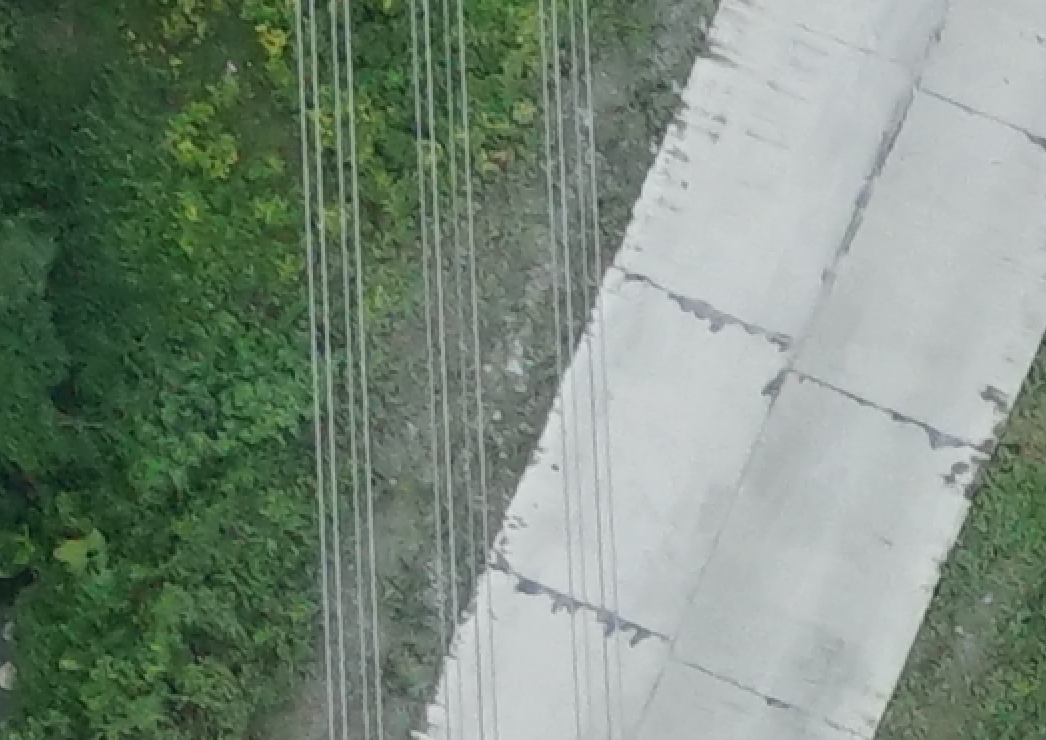
%> input picture test18.png, 1046 x 740 px
$ octave imgFiting.m   (GNU Octave 9; MATLAB toolbox functions it lacks are replaced by stand-ins)
%> lines starting %> are read from the running program, lines starting %| are printed output that depends on the picture; in (x1, y1, x2, y2) boxes, pixels count from 0 and x2, y2 are one past the last pixel; in counts of white or black regions, pixels touching at a corner belong together; the program's own positions count from 1
### alinecoding.m
%im：输入边缘图像     minlength：输入最小长度
%通过寻找边缘中的三叉交点和端点跟踪边缘，并将每一个连续的边缘存入edgelist中，edgeim存入边缘标号图像
function [edgelist,edgeim,codeimg,dirlist,labelim] = alinecoding(im,minlength,~)

    global EDGEIM;      % Some global variables to avoid passing (and
                        % copying) of arguments, this improves speed.
    global ROWS;
    global COLS;
    global RJ;
    global CJ;

    EDGEIM = im ~= 0;                     % make sure image is binary.
    EDGEIM = bwmorph(EDGEIM,'clean');     % Remove isolated pixels
    EDGEIM = bwmorph(EDGEIM,'skel',Inf);  % and make sure edges are thinned. I
                                          % think using 'skel' is better than 'thin'

    % Find endings and junctions in edge data
    [RJ, CJ, re, ce] = findendsjunctions(EDGEIM,1);

    EDGEIM = double(EDGEIM);   % Convert to double to allow the use of -ve labelings
    [ROWS, COLS] = size(EDGEIM);
    edgeNo = 0;

    % Perform raster scan through image looking for edge points.  When a
    % point is found trackedge is called to find the rest of the edge
    % points.  As it finds the points the edge image pixels are labeled
    % with the -ve of their edge No
    codeimg=zeros(ROWS, COLS);
    labelim=zeros(ROWS, COLS);
    lim=zeros(ROWS, COLS);
    dirlist={};
    No=0;
    for r = 1:ROWS
        for c = 1:COLS
            if EDGEIM(r,c) == 1
                edgepoints = trackedge(r,c, edgeNo);
             % [4 lines of commented-out code are left out]
                if length(edgepoints)>6
                    edgeNo = edgeNo + 1;
                    edgelist{edgeNo} = edgepoints;
                    % DWL增加
                    [ss,dir]=edgecoding(edgepoints,6);
                    if sum(dir)>0
%                        codeimg((edgepoints(:,2)-1)*ROWS+edgepoints(:,1))=dir;
                       [LL,numL]=bwlabel(dir>0,4);
                       for j=1:numL
                           bb=edgepoints(LL==j,:);
                           if length(bb)> minlength
                              No=No+1;
                              dirlist{No}=bb;
                              labelim((bb(:,2)-1)*ROWS+bb(:,1))=No;
                           end
                       end
                    end
                end
            end
        end
    end

    edgeim = -EDGEIM;  % Finally negate image to make edge encodings +ve.

%     figure
%     imshow(codeimg./255);
     % Eliminate isolated edges and spurs that are below the minimum length

%     if nargin >= 2 && ~isempty(minlength)
%         edgelist = cleanedgelist(edgelist, minlength);
%
%     else  % Call cleanedgelist with 0 minlength anyway to fix spurrious nodes
%           % that may exist due to problem with EDGELINK at points where
%           % junctions are adjacent.
%         edgelist = cleanedgelist(edgelist, 0);
%     end
%
%
%     % If subpixel edge locations are supplied upgrade the integer precision
%     % edgelists that were constructed with data from 'location'.
%     if nargin == 3
%         for I = 1:length(edgelist)
%             ind = sub2ind(size(im),edgelist{I}(:,1),edgelist{I}(:,2));
%             edgelist{I}(:,1) = real(location(ind))';
%             edgelist{I}(:,2) = imag(location(ind))';
%         end
%     end


%----------------------------------------------------------------------
% TRACKEDGE
%
% Function to track all the edge points associated with a start point.  From a
% given starting point it tracks in one direction, storing the coords of the
% edge points in an array and labelling the pixels in the edge image with the
% -ve of their edge number. This continues until no more connected points are
% found, or a junction point is encountered.  At this point the function returns
% to the start point and tracks in the opposite direction.
%
% Usage:   edgepoints = trackedge(rstart, cstart, edgeNo)
%
% Arguments:   rstart, cstart   - row and column No of starting point
%              edgeNo           - the current edge number
%              minlength        - minimum length of edge to accept
%
% Returns:     edgepoints       - Nx2 array of row and col values for
%                                 each edge point.

% [67 lines left out: function trackedge, not called in this run]


%----------------------------------------------------------------------
%
% NEXTPOINT
%
% Function finds a point that is 8 connected to an existing edge point
%

% [113 lines left out: function nextpoint, not called in this run]


%------------------------------------------------------------------------
% Function to test whether a location in the image is a junction point.
% Note that for speed this code has been hard wired into NEXTPOINT.

% [5 lines left out: function isjunction, not called in this run]

%------------------------------------------------------------------------
% Function to get the values of the 8 neighbouring pixels surrounding a point
% of interest.  The values are ordered from the top-left point going
% anti-clockwise around the pixel.
% [20 lines left out: function neighbours, not called in this run]


### findendsjunctions.m
function [rj, cj, re, ce] = findendsjunctions(edgeim, disp)

    if nargin == 1
	disp = 0;
    end

    % Ensure edge/line image really is thinnned otherwise tests for junctions
    % and endings may fail.
    b = bwmorph(edgeim,'skel',Inf);

    % Set up look up table to find junctions.  To do this we use the function
    % defined at the end of this file to test that the centre pixel within a 3x3
    % neighbourhood is a junction.
    lut = makelut(@junction, 3);
    junctions = applylut(b, lut);
    [rj,cj] = find(junctions);

    % Set up a look up table to find endings.
    lut = makelut(@ending, 3);
    ends = applylut(b, lut);
    [re,ce] = find(ends);

%     if disp
% 	imshow(edgeim,1), hold on
% 	plot(cj,rj,'r+')
% 	plot(ce,re,'g+')
%     end

%----------------------------------------------------------------------
% Function to test whether the centre pixel within a 3x3 neighbourhood is a
% junction. The centre pixel must be set and the number of transitions/crossings
% between 0 and 1 as one traverses the perimeter of the 3x3 region must be 6 or
% 8.
%
% Pixels in the 3x3 region are numbered as follows
%
%       1 4 7
%       2 5 8
%       3 6 9

function b = junction(x)

    a = [x(1) x(2) x(3) x(6) x(9) x(8) x(7) x(4)];
    b = [x(2) x(3) x(6) x(9) x(8) x(7) x(4) x(1)];
    crossings = sum(abs(a-b));

    b = x(5) && crossings >= 6;

%----------------------------------------------------------------------
% Function to test whether the centre pixel within a 3x3 neighbourhood is an
% ending. The centre pixel must be set and the number of transitions/crossings
% between 0 and 1 as one traverses the perimeter of the 3x3 region must be 2.
%
% Pixels in the 3x3 region are numbered as follows
%
%       1 4 7
%       2 5 8
%       3 6 9

function b = ending(x)
    a = [x(1) x(2) x(3) x(6) x(9) x(8) x(7) x(4)];
    b = [x(2) x(3) x(6) x(9) x(8) x(7) x(4) x(1)];
    crossings = sum(abs(a-b));

    b = x(5) && crossings == 2;


### imgFiting.m
clear all
close all
warning off


name = 'test18.png';

im=imread(name);
%> im is the input picture: size 740x1046x3 uint8; mean R, G, B 123.1, 138.6, 124.8
lineT=10;
M = 480;
N = 720;
win=31;
Msize=fix(win/2);

% function [result2]=imgFiting(nameJpg,lineT,M,N,Msize)
% im=imread(nameJpg);


%% 旋转图像
% M = 480;
% N = 720;
% im = imrotate(im,90);

im = imresize(im,[M,N]);
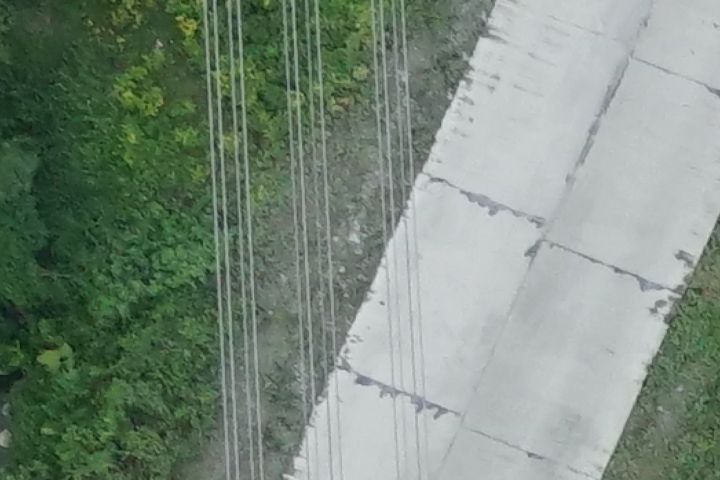
%> im: size 480x720x3 uint8; mean R, G, B 123.1, 138.6, 124.8

%% 开始计时
% [14 lines of commented-out code are left out]

Img=im(:,:,3);
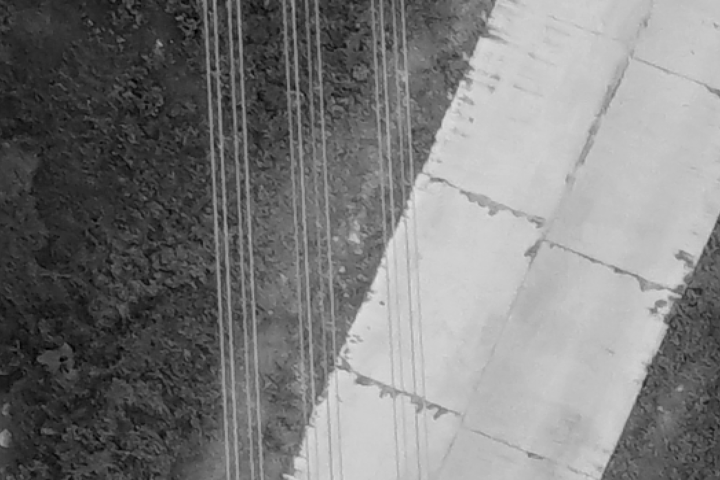
%> Img: size 480x720 uint8; min 0, max 225, mean 124.8
% [14 lines of commented-out code are left out]
%% canny算法
bw = edge(Img,'canny',0.25);
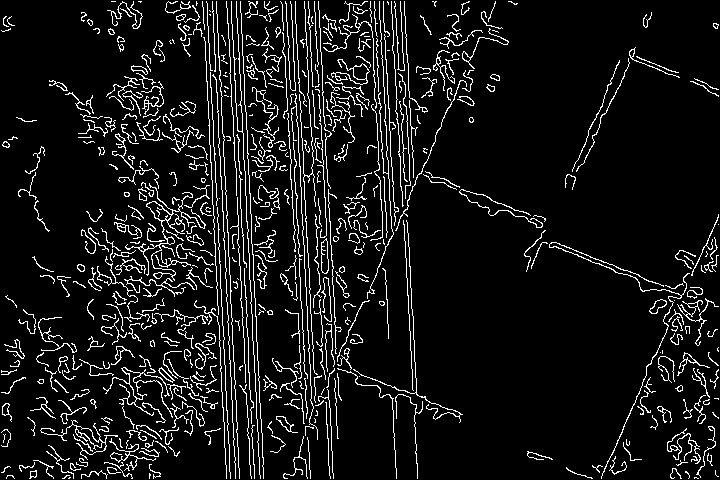
%> bw: size 480x720 logical; 8.6% white in thin lines or dots

figure('Name','边缘检测'),imshow(bw);

% [21 lines of commented-out code are left out]


%% alinecoding算法
% tic
bw1=zeros(M+2*Msize,N+2*Msize);
bw1(Msize+1:M+Msize,Msize+1:N+Msize)=bw;
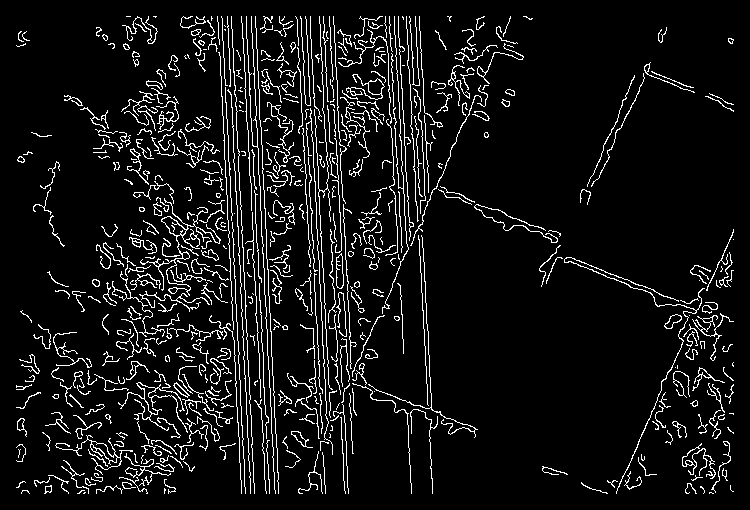
%> bw1: size 510x750 double; values 0 (black) and 1 (white), 7.8% white in thin lines or dots, all inside (x1, y1, x2, y2) = (16, 16, 734, 494)
[edgelist,edgeim,codeimg,dirlist,labelim] = alinecoding(bw1,lineT);
%> in findendsjunctions, `b = bwmorph(edgeim,'skel',Inf);`:
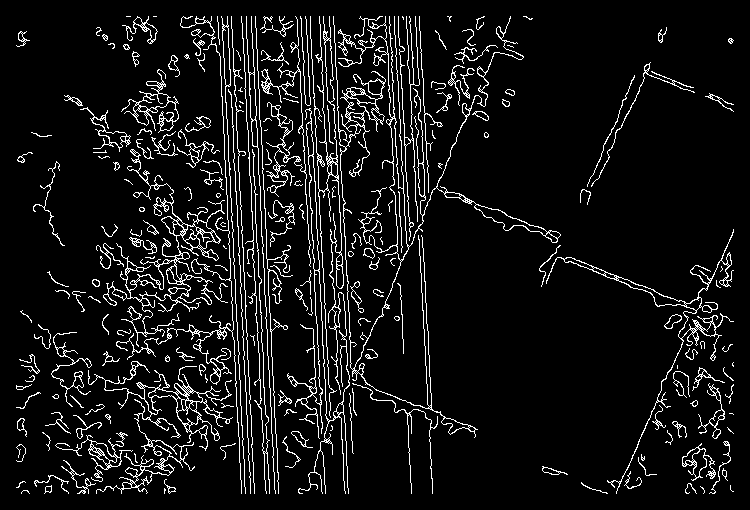
%> b: size 510x750 logical; 7.9% white in thin lines or dots, all inside (x1, y1, x2, y2) = (16, 16, 734, 494)
%> in findendsjunctions, `junctions = applylut(b, lut);`:
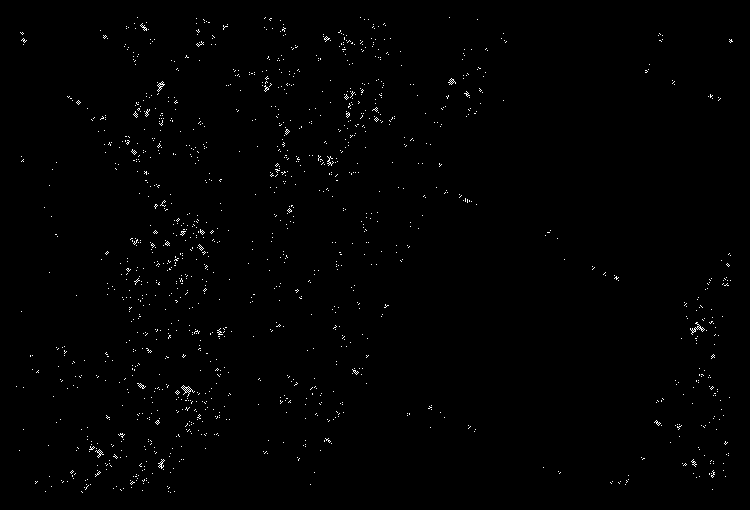
%> junctions: size 510x750 double; values 0 (black) and 1 (white), 0.7% white in thin lines or dots, all inside (x1, y1, x2, y2) = (16, 17, 733, 493)
%> in findendsjunctions, `[rj,cj] = find(junctions);`: rj = 2687 values from 18 to 493; cj = 2687 values from 17 to 733
%> in findendsjunctions, `ends = applylut(b, lut);`:
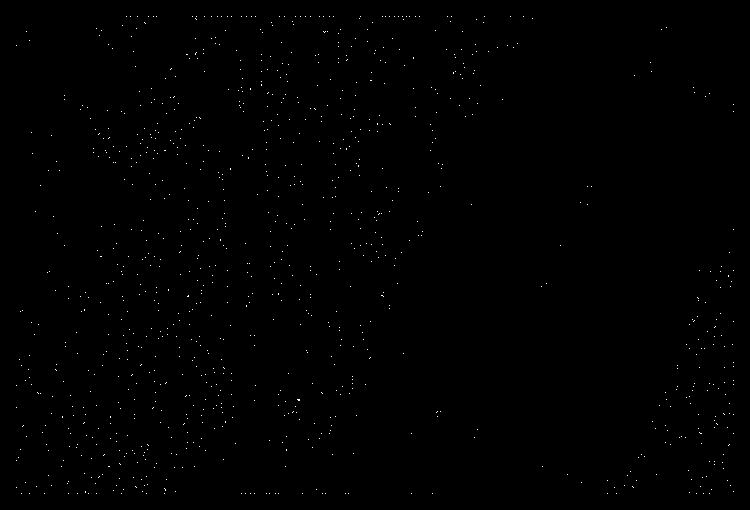
%> ends: size 510x750 double; values 0 (black) and 1 (white), 0.29% white in thin lines or dots, all inside (x1, y1, x2, y2) = (16, 16, 734, 494)
%> in findendsjunctions, `[re,ce] = find(ends);`: re = 1101 values from 17 to 494; ce = 1101 values from 17 to 734
%> in alinecoding, `[RJ, CJ, re, ce] = findendsjunctions(EDGEIM,1);`: RJ = 2687 values, max 493 at index 116, min 18 at index 432, mean 251.3; CJ = 2687 values from 17 to 733; re = 1101 values, max 494 at index 11, min 17 at index 191, mean 263.3; ce = 1101 values from 17 to 734
% [16 lines of commented-out code are left out]

%% 灰度图扩充边界
img = zeros(M+2*Msize,N+2*Msize);
for i = 1:M
    for j=1:N
        img(Msize+i,Msize+j) = Img(i,j);
    end
end

% [8 lines of commented-out code are left out]


%% 获取颜色梯度信息,并滤波
[dirlistG1,gradsX,gradsY] = gradsDetection(dirlist,img,M,N,Msize);
%% 获取斜率信息，并滤波
[dirlistS1,slope,flag] = slopeDetection(dirlistG1,img,M,N,Msize);
% 直线连接
[Llist,Lnum,slopeT]=lineConnection(dirlistS1,slope,img,M,N,Msize,lineT,flag);
%
% %获取颜色梯度
[LlistG,grads]=gradsDetection2(Llist,img,M,N,Msize);

% 拟合直线
[result] = fitLine(LlistG,grads,M,N,Msize,flag);
% toc
result2 = zeros(length(result),3);
for m = 1:length(result)
    result2(m,1) = result(m,1)-Msize-1;
    result2(m,2) = result(m,2)-result(m,1);
    result2(m,3) = result(m,4);
end

%% 画出拟合直线
imgResult = Img;
for m = 1:length(result2)
    b = result2(m,1)-tan(result2(m,3))*(M/2+Msize);
    for xx = 1:M
        y = round(xx*tan(result2(m,3))+b);
        if y >=1 && y < N-result2(m,2)
            for yy = y:y+result2(m,2)
                imgResult(xx,yy) = 255;
            end
        end
    end
end
figure('Name','直线拟合'),imshow(uint8(imgResult));


% [15 lines of commented-out code are left out]

$ run again, with test01.png copied over test18.png
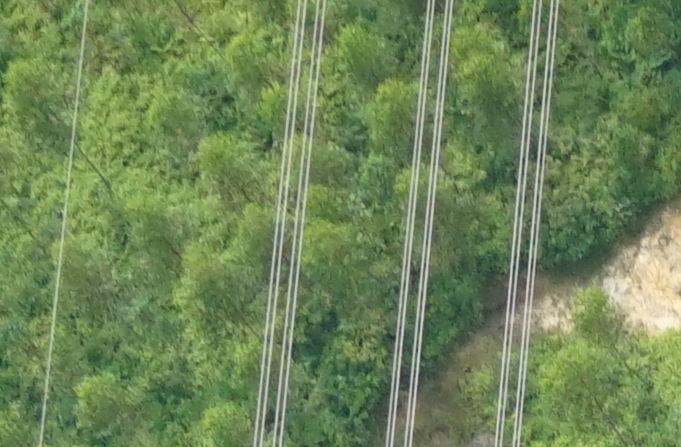
%> input picture test01.png, 1362 x 894 px (shown at 1/2 size)
%> im is the input picture: size 894x1362x3 uint8; mean R, G, B 110.3, 133.3, 87.4
%> im: size 480x720x3 uint8
%> `bw = edge(Img,'canny',0.25);`:
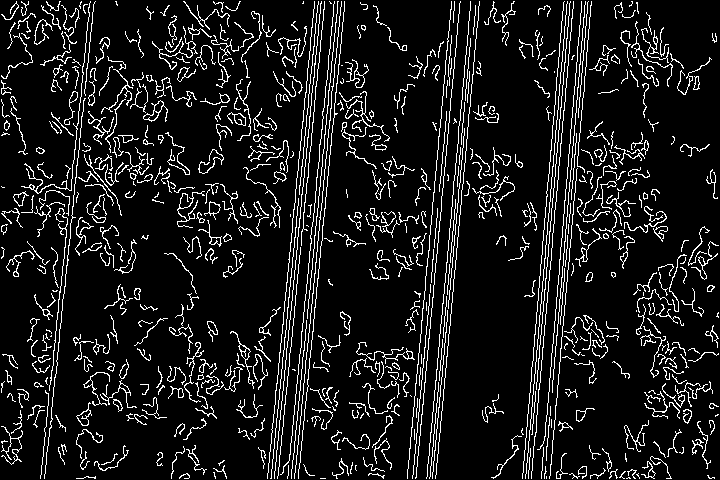
%> bw: size 480x720 logical; 10.2% white in thin lines or dots
%> bw1: size 510x750 double; values 0 (black) and 1 (white), 9.2% white in thin lines or dots, all inside (x1, y1, x2, y2) = (16, 16, 734, 494)
%> junctions: size 510x750 double; values 0 (black) and 1 (white), 0.83% white in thin lines or dots, all inside (x1, y1, x2, y2) = (16, 17, 733, 494)
%> rj = 3180 values from 18 to 494; cj = 3180 values from 17 to 733
%> in findendsjunctions, `ends = applylut(b, lut);`:
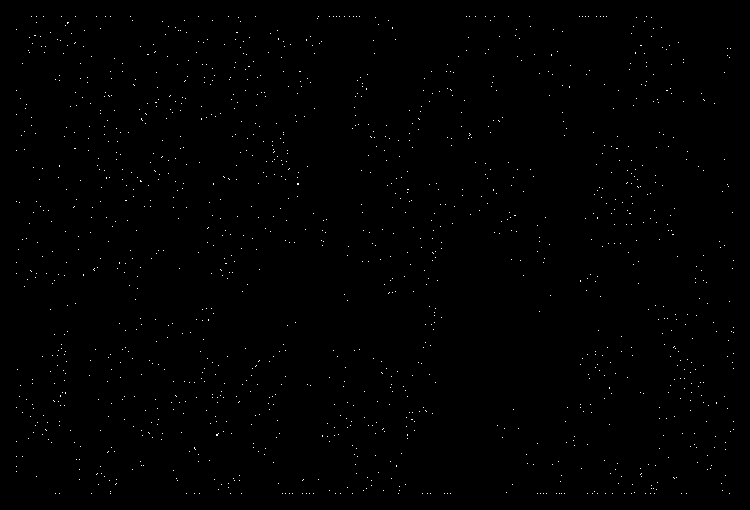
%> ends: size 510x750 double; values 0 (black) and 1 (white), 0.38% white in thin lines or dots, all inside (x1, y1, x2, y2) = (16, 16, 734, 494)
%> in findendsjunctions, `[re,ce] = find(ends);`: re = 1450 values from 17 to 494; ce = 1450 values from 17 to 734
%> in alinecoding, `[RJ, CJ, re, ce] = findendsjunctions(EDGEIM,1);`: RJ = 3180 values, max 494 at index 2976, min 18 at index 1106, mean 252.8; CJ = 3180 values from 17 to 733; re = 1450 values, max 494 at index 96, min 17 at index 39, mean 253.5; ce = 1450 values from 17 to 734
